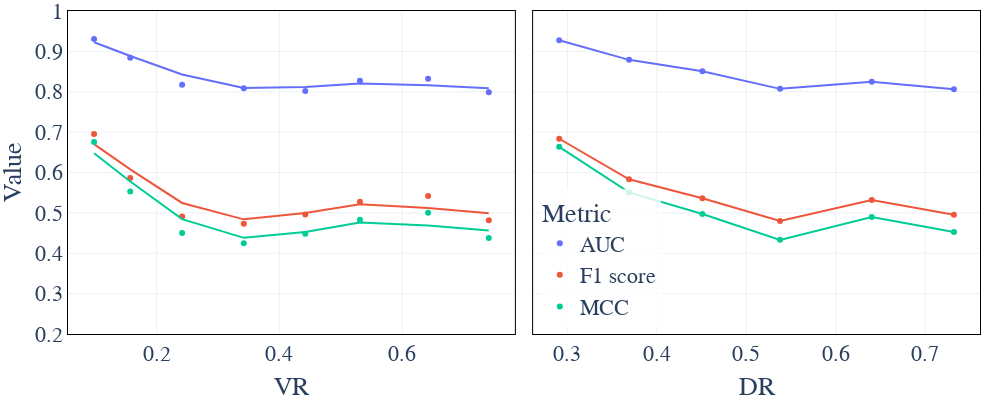

Notebook cell for this chart:
### Code cell
df_test_VR = pd.read_parquet(root_dir+'/outputs/testing_mincut/df_locality_VR.parq').drop(['DR'],axis=1)
df_test_DR = pd.read_parquet(root_dir+'/outputs/testing_mincut/df_locality_DR.parq').drop(['VR'],axis=1)
df_means_VR = df_test_VR.groupby('bin', as_index=False).mean().rename({'VR':'Var'}, axis=1)
df_means_VR['Varname'] = 'VR'
df_means_DR = df_test_DR.groupby('bin', as_index=False).mean().rename({'DR':'Var'}, axis=1)
df_means_DR['Varname'] = 'DR'
df = pd.concat([df_means_VR, df_means_DR])
df_long = df.melt(id_vars=['Var', 'Varname'], value_vars=['AUC', 'F1 score', 'MCC'],
                  var_name='Metric', value_name='Value')

fig = px.scatter(df_long, x='Var', y='Value', color='Metric', facet_col='Varname',
                 trendline='lowess', height=400, width=1000, template='plotly_white')

# Customize x-axis labels for each facet
fig.update_xaxes(matches=None)  # Allow each x-axis to be edited separately

# Set custom x-axis titles for each facet
fig.update_xaxes(title_text="VR", col=1, row=1, showline=True, mirror='allticks', linewidth=1, linecolor='black')  
fig.update_xaxes(title_text="DR", col=2, row=1, showline=True, mirror='allticks', linewidth=1, linecolor='black') 
fig.update_yaxes(range=[0.2,1], col=1, row=1, showline=True, mirror='allticks', linewidth=1, linecolor='black') 
fig.update_yaxes(range=[0.2,1], col=2, row=1, showline=True, mirror='allticks', linewidth=1, linecolor='black') 
fig.for_each_annotation(lambda a: a.update(text=""))

fig.update_layout(font =dict(family="Times New Roman", size=22),
                  plot_bgcolor = 'rgba(0, 0, 0, 0)',
                  paper_bgcolor = 'rgba(0, 0, 0, 0)',
                  legend=dict(x=0.65,
                              y=0.45,
                              xanchor="right",
                              yanchor="top",
                              bgcolor="rgba(255, 255, 255, 0.8)"
                            ),
                  margin=dict(l=20, r=20, t=1, b=40)
)

fig.write_image(root_dir+'/outputs/figs/TPAMI/locality_synthetic.png')
fig.show()

### Figure 1 — Plotly figure (JSON) as saved in the notebook; plotly's stock layout.template omitted (floating-point values rounded to 4 significant figures)
{"data": [{"hovertemplate": "Metric=AUC<br>Varname=VR<br>Var=%{x}<br>Value=%{y}<extra></extra>", "legendgroup": "AUC", "marker": {"color": "#636efa", "symbol": "circle"}, "mode": "markers", "name": "AUC", "orientation": "v", "showlegend": true, "type": "scatter", "x": [0.09802, 0.1569, 0.2415, 0.3421, 0.4423, 0.5314, 0.6426, 0.7415], "xaxis": "x", "y": [0.9308, 0.8841, 0.8175, 0.8087, 0.8018, 0.8269, 0.8324, 0.7989], "yaxis": "y"}, {"hovertemplate": "<b>LOWESS trendline</b><br><br>Metric=AUC<br>Varname=VR<br>Var=%{x}<br>Value=%{y} <b>(trend)</b><extra></extra>", "legendgroup": "AUC", "marker": {"color": "#636efa", "symbol": "circle"}, "mode": "lines", "name": "AUC", "showlegend": false, "type": "scatter", "x": [0.09802, 0.1569, 0.2415, 0.3421, 0.4423, 0.5314, 0.6426, 0.7415], "xaxis": "x", "y": [0.9227, 0.8884, 0.8426, 0.8092, 0.8118, 0.8206, 0.816, 0.8085], "yaxis": "y"}, {"hovertemplate": "Metric=AUC<br>Varname=DR<br>Var=%{x}<br>Value=%{y}<extra></extra>", "legendgroup": "AUC", "marker": {"color": "#636efa", "symbol": "circle"}, "mode": "markers", "name": "AUC", "orientation": "v", "showlegend": false, "type": "scatter", "x": [0.2909, 0.369, 0.451, 0.5377, 0.6402, 0.7321], "xaxis": "x2", "y": [0.9276, 0.879, 0.8508, 0.8072, 0.8246, 0.8065], "yaxis": "y2"}, {"hovertemplate": "<b>LOWESS trendline</b><br><br>Metric=AUC<br>Varname=DR<br>Var=%{x}<br>Value=%{y} <b>(trend)</b><extra></extra>", "legendgroup": "AUC", "marker": {"color": "#636efa", "symbol": "circle"}, "mode": "lines", "name": "AUC", "showlegend": false, "type": "scatter", "x": [0.2909, 0.369, 0.451, 0.5377, 0.6402, 0.7321], "xaxis": "x2", "y": [0.9276, 0.879, 0.8508, 0.8072, 0.8246, 0.8065], "yaxis": "y2"}, {"hovertemplate": "Metric=F1 score<br>Varname=VR<br>Var=%{x}<br>Value=%{y}<extra></extra>", "legendgroup": "F1 score", "marker": {"color": "#EF553B", "symbol": "circle"}, "mode": "markers", "name": "F1 score", "orientation": "v", "showlegend": true, "type": "scatter", "x": [0.09802, 0.1569, 0.2415, 0.3421, 0.4423, 0.5314, 0.6426, 0.7415], "xaxis": "x", "y": [0.6954, 0.5862, 0.4909, 0.473, 0.496, 0.5274, 0.5416, 0.4817], "yaxis": "y"}, {"hovertemplate": "<b>LOWESS trendline</b><br><br>Metric=F1 score<br>Varname=VR<br>Var=%{x}<br>Value=%{y} <b>(trend)</b><extra></extra>", "legendgroup": "F1 score", "marker": {"color": "#EF553B", "symbol": "circle"}, "mode": "lines", "name": "F1 score", "showlegend": false, "type": "scatter", "x": [0.09802, 0.1569, 0.2415, 0.3421, 0.4423, 0.5314, 0.6426, 0.7415], "xaxis": "x", "y": [0.6701, 0.6076, 0.5246, 0.484, 0.4994, 0.5211, 0.5122, 0.499], "yaxis": "y"}, {"hovertemplate": "Metric=F1 score<br>Varname=DR<br>Var=%{x}<br>Value=%{y}<extra></extra>", "legendgroup": "F1 score", "marker": {"color": "#EF553B", "symbol": "circle"}, "mode": "markers", "name": "F1 score", "orientation": "v", "showlegend": false, "type": "scatter", "x": [0.2909, 0.369, 0.451, 0.5377, 0.6402, 0.7321], "xaxis": "x2", "y": [0.6836, 0.5832, 0.536, 0.4797, 0.532, 0.4953], "yaxis": "y2"}, {"hovertemplate": "<b>LOWESS trendline</b><br><br>Metric=F1 score<br>Varname=DR<br>Var=%{x}<br>Value=%{y} <b>(trend)</b><extra></extra>", "legendgroup": "F1 score", "marker": {"color": "#EF553B", "symbol": "circle"}, "mode": "lines", "name": "F1 score", "showlegend": false, "type": "scatter", "x": [0.2909, 0.369, 0.451, 0.5377, 0.6402, 0.7321], "xaxis": "x2", "y": [0.6836, 0.5832, 0.536, 0.4797, 0.532, 0.4953], "yaxis": "y2"}, {"hovertemplate": "Metric=MCC<br>Varname=VR<br>Var=%{x}<br>Value=%{y}<extra></extra>", "legendgroup": "MCC", "marker": {"color": "#00cc96", "symbol": "circle"}, "mode": "markers", "name": "MCC", "orientation": "v", "showlegend": true, "type": "scatter", "x": [0.09802, 0.1569, 0.2415, 0.3421, 0.4423, 0.5314, 0.6426, 0.7415], "xaxis": "x", "y": [0.6758, 0.5527, 0.4504, 0.4249, 0.4485, 0.4827, 0.5002, 0.4379], "yaxis": "y"}, {"hovertemplate": "<b>LOWESS trendline</b><br><br>Metric=MCC<br>Varname=VR<br>Var=%{x}<br>Value=%{y} <b>(trend)</b><extra></extra>", "legendgroup": "MCC", "marker": {"color": "#00cc96", "symbol": "circle"}, "mode": "lines", "name": "MCC", "showlegend": false, "type": "scatter", "x": [0.09802, 0.1569, 0.2415, 0.3421, 0.4423, 0.5314, 0.6426, 0.7415], "xaxis": "x", "y": [0.6476, 0.5777, 0.4846, 0.4382, 0.4526, 0.4763, 0.4688, 0.4565], "yaxis": "y"}, {"hovertemplate": "Metric=MCC<br>Varname=DR<br>Var=%{x}<br>Value=%{y}<extra></extra>", "legendgroup": "MCC", "marker": {"color": "#00cc96", "symbol": "circle"}, "mode": "markers", "name": "MCC", "orientation": "v", "showlegend": false, "type": "scatter", "x": [0.2909, 0.369, 0.451, 0.5377, 0.6402, 0.7321], "xaxis": "x2", "y": [0.6637, 0.5508, 0.4971, 0.4332, 0.4898, 0.4524], "yaxis": "y2"}, {"hovertemplate": "<b>LOWESS trendline</b><br><br>Metric=MCC<br>Varname=DR<br>Var=%{x}<br>Value=%{y} <b>(trend)</b><extra></extra>", "legendgroup": "MCC", "marker": {"color": "#00cc96", "symbol": "circle"}, "mode": "lines", "name": "MCC", "showlegend": false, "type": "scatter", "x": [0.2909, 0.369, 0.451, 0.5377, 0.6402, 0.7321], "xaxis": "x2", "y": [0.6637, 0.5508, 0.4971, 0.4332, 0.4898, 0.4524], "yaxis": "y2"}], "layout": {"annotations": [{"font": {}, "showarrow": false, "text": "", "x": 0.245, "xanchor": "center", "xref": "paper", "y": 1, "yanchor": "bottom", "yref": "paper"}, {"font": {}, "showarrow": false, "text": "", "x": 0.755, "xanchor": "center", "xref": "paper", "y": 1, "yanchor": "bottom", "yref": "paper"}], "font": {"family": "Times New Roman", "size": 22}, "height": 400, "legend": {"bgcolor": "rgba(255, 255, 255, 0.8)", "title": {"text": "Metric"}, "tracegroupgap": 0, "x": 0.65, "xanchor": "right", "y": 0.45, "yanchor": "top"}, "margin": {"b": 40, "l": 20, "r": 20, "t": 1}, "paper_bgcolor": "rgba(0, 0, 0, 0)", "plot_bgcolor": "rgba(0, 0, 0, 0)", "width": 1000, "xaxis": {"anchor": "y", "domain": [0, 0.49], "linecolor": "black", "linewidth": 1, "mirror": "allticks", "showline": true, "title": {"text": "VR"}}, "xaxis2": {"anchor": "y2", "domain": [0.51, 1], "linecolor": "black", "linewidth": 1, "mirror": "allticks", "showline": true, "title": {"text": "DR"}}, "yaxis": {"anchor": "x", "domain": [0, 1], "linecolor": "black", "linewidth": 1, "mirror": "allticks", "range": [0.2, 1], "showline": true, "title": {"text": "Value"}}, "yaxis2": {"anchor": "x2", "domain": [0, 1], "linecolor": "black", "linewidth": 1, "matches": "y", "mirror": "allticks", "range": [0.2, 1], "showline": true, "showticklabels": false}}}
